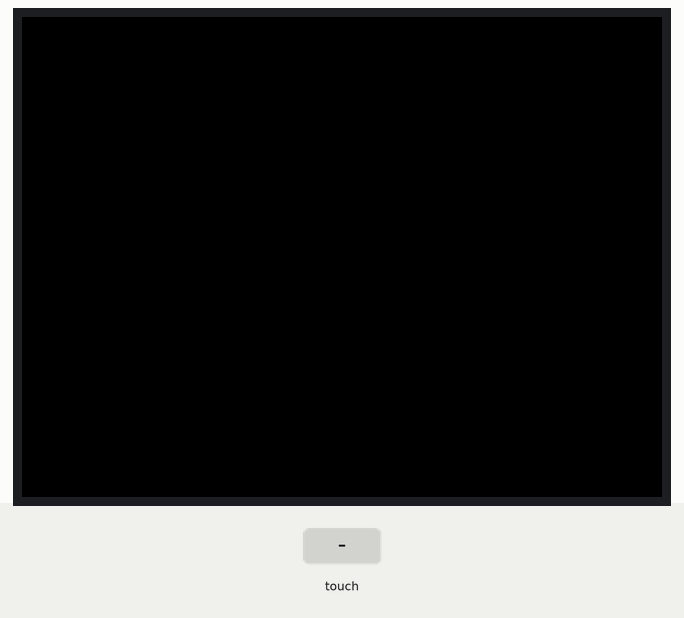
Bench run of a sketch on a simulated Arduino Uno, built with avr-gcc and run on an emulated ATmega328P. Parts: 320×240 colour display. The test bench sets the inputs (shaded band).

Above: at 1.4 s.
1.5 s: touch panel pressed at 13 % / 10 % of its raw x / y range
At 1.62 s:
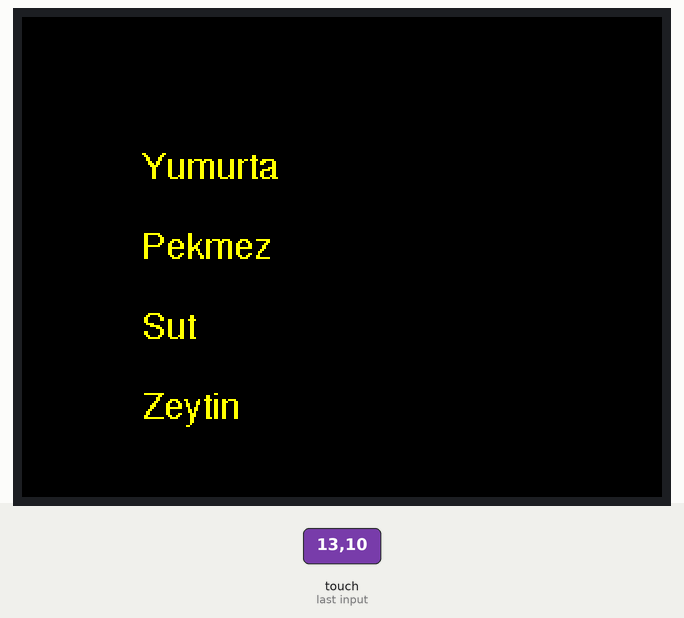
4.2 s: touch panel pressed at 38 % / 10 % of its raw x / y range
At 4.33 s:
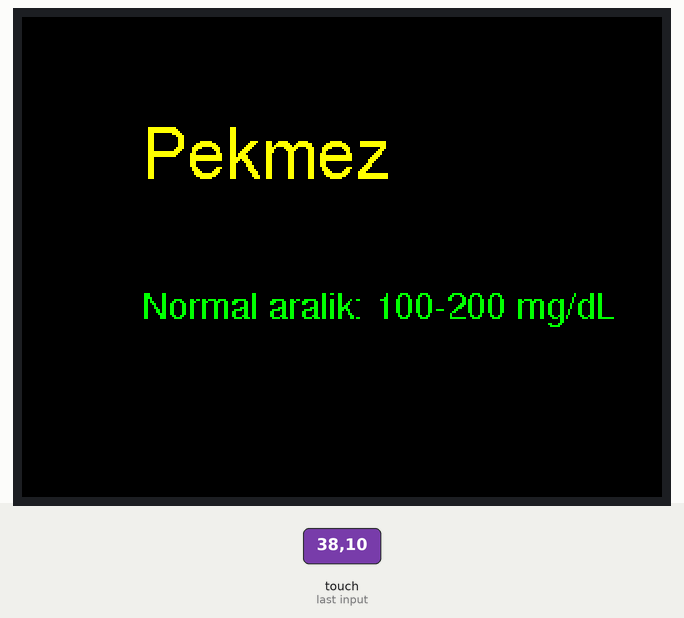
6.7 s: touch panel pressed at 62 % / 10 % of its raw x / y range
9.7 s: touch panel pressed at 87 % / 10 % of its raw x / y range
At 9.83 s:
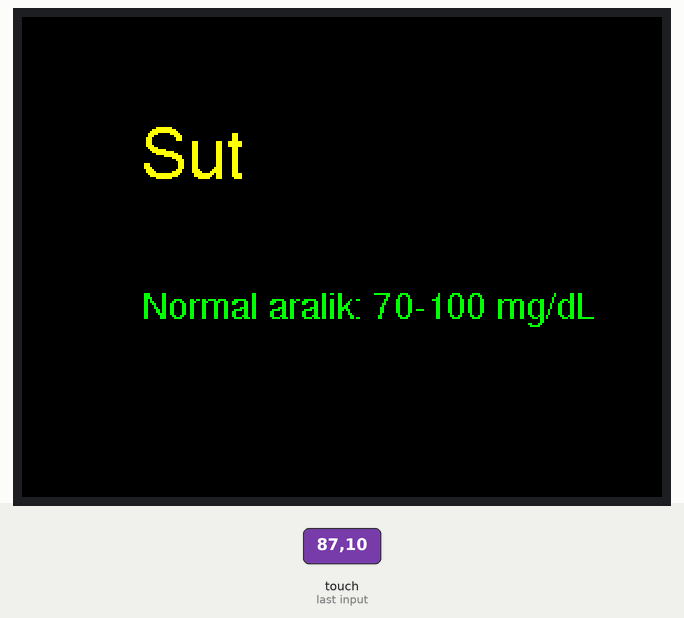

The sketch:

c.ino
```cpp
#include <Adafruit_ST7789.h>
#include <Fonts/FreeSans9pt7b.h>
#include <Fonts/FreeSans12pt7b.h>
#include <Fonts/FreeSans18pt7b.h>
#include <XPT2046_Touchscreen.h>
#include <SPI.h>

#define Arial_24 &FreeSans9pt7b
#define Arial_48 &FreeSans12pt7b
#define Arial_60 &FreeSans18pt7b
#define ILI9341_BLACK  0x0000
#define ILI9341_RED    0xF800
#define ILI9341_GREEN  0x07E0
#define ILI9341_YELLOW 0xFFE0
#define CS_PIN  4  //Waveshare Touch
#define TFT_DC  7  //Waveshare
#define TFT_CS 10  //Waveshare
#define TFT_BL  9  //Waveshare backlight
// MOSI=11, MISO=12, SCK=13
#define TIRQ_PIN  2

XPT2046_Touchscreen ts(CS_PIN);
Adafruit_ST7789 tft(TFT_CS, TFT_DC, TFT_BL);

// List of items
const char* items[] = { "Yumurta", "Pekmez", "Sut", "Zeytin" };

// Normal range for each item
const char* normalRanges[] = { "40-50 mg/dL", "100-200 mg/dL", "70-100 mg/dL", "40-60 mg/dL" };

// Current item index
int currentItemIndex = 0;

// Flag to indicate whether the item list is shown
bool itemListShown = true;

void setup() {
  Serial.begin(9600);
  tft.init(240, 320, SPI_MODE0);
  tft.setRotation(1);
  tft.fillScreen(ILI9341_BLACK);
  ts.begin();
  ts.setRotation(1);
  while (!Serial && (millis() <= 1000));
}

void loop() {
  // Check if the screen is touched
  if (ts.touched()) {
    // Wait for the touch to be released before processing
    while (ts.touched()) {}

    // Toggle between item list and normal range display
    itemListShown = !itemListShown;

    // If we're showing the normal range, update the current item index
    if (!itemListShown) {
      currentItemIndex = (currentItemIndex + 1) % 4; // Rotate between 0-3
    }
  }

  // Display the appropriate screen based on itemListShown flag
  if (itemListShown) {
    // Display the item list
    tft.fillScreen(ILI9341_BLACK);
    tft.setTextColor(ILI9341_YELLOW);
    tft.setFont(Arial_24);

    for (int i = 0; i < 4; i++) {
      tft.setCursor(60, 80 + i * 40);
      tft.print(items[i]);
    }
  } else {
    // Display the normal range for the selected item
    tft.fillScreen(ILI9341_BLACK);
    tft.setTextColor(ILI9341_YELLOW);
    tft.setFont(Arial_60);
    tft.setCursor(60, 80);
    tft.print(items[currentItemIndex]);

    tft.setTextColor(ILI9341_GREEN);
    tft.setFont(Arial_24);
    tft.setCursor(60, 150);
    tft.print("Normal aralik: ");
    tft.print(normalRanges[currentItemIndex]);
  }
}
```
